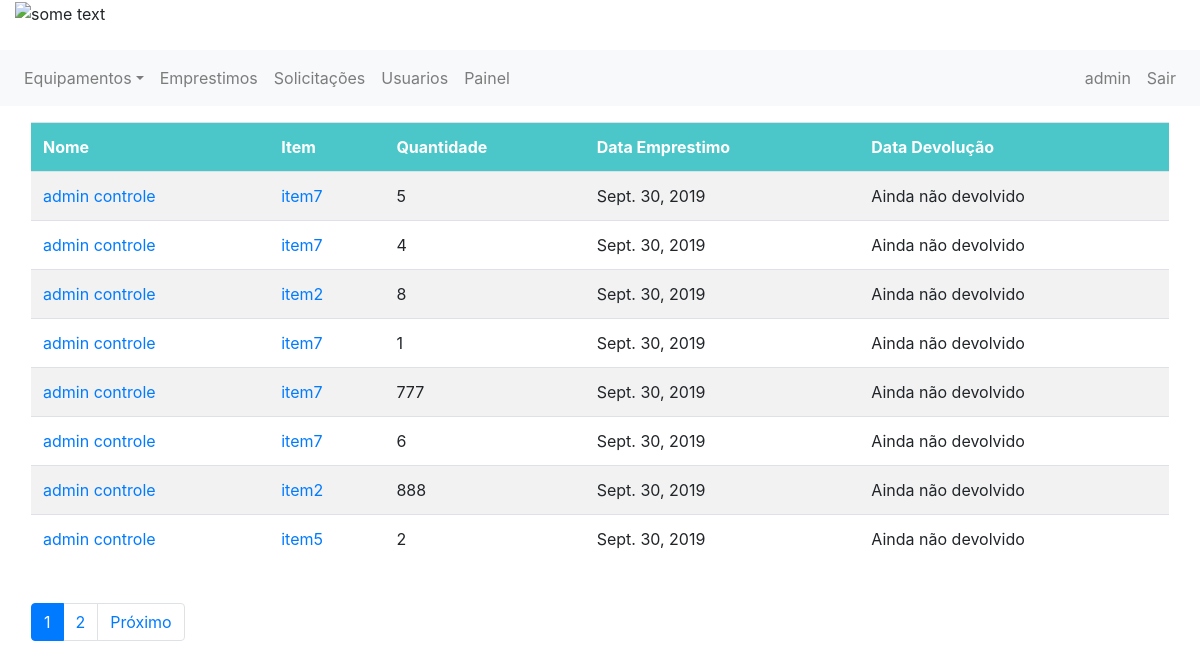
The app's page / (signed in) with its own data.
### emprestimo/models.py (models this page shows)
class Emprestimo(models.Model):
    equipamento = models.ForeignKey(Item, on_delete=models.CASCADE, related_name='item_emprestimo')
    solicitante = models.ForeignKey(Usuario, on_delete=models.CASCADE, related_name='usuario_emprestimo')
    tipo = models.ForeignKey(TipoEstadoEmprestimo, on_delete=models.CASCADE, related_name='tipo_emprestimo')
    estado = models.BooleanField(default=0)
    descricao = models.CharField(max_length=255)
    quantidade = models.IntegerField()
    data_emprestimo = models.DateField(null=False)
    data_devolucao = models.DateField(null=True)
    mensagem_rejeitado = models.CharField(max_length=255, null=True)

### controle/models.py (models this page shows, shortened)
class Usuario(models.Model):
    user = models.OneToOneField(User, related_name='profile', on_delete=models.CASCADE, null=True)
    telefone = models.IntegerField()
    tipo = models.ForeignKey(TipoUsuario, on_delete=models.CASCADE)

class Item(models.Model):
    nome = models.CharField(max_length=50)
    quantidade = models.IntegerField()
    tipo = models.ForeignKey(TipoEquipamento, on_delete=models.CASCADE)
    imagem = models.FileField(upload_to='documents/%Y/%m/%d', default='documents/1111/sem_foto.jpg')
    excluido = models.BooleanField(default=False)

### emprestimo/views.py (the view)
# urls.py: path('', exibir_emprestimos, name='root'),
@login_required
def exibir_emprestimos(request):
    emprestimos_ativos = Emprestimo.objects.filter(tipo=2).order_by('-data_emprestimo')
    paginator = Paginator(emprestimos_ativos, 8)
    page = request.GET.get('page')
    emprestimos_ativos = paginator.get_page(page)
    return render(request, 'emprestimos.html',
                  {'emprestimos': emprestimos_ativos,
                   'user_logado': get_usuario_logado(request)})

### emprestimo/views.py (called while the page is built)
def get_usuario_logado(request):
    return request.user

### controle/templates/emprestimos.html (shortened to what this page needs)
{% extends 'base.html' %}
{% block 'content' %}
    {% if emprestimos %}
      <table class="table table-hover">
            <tr>
                <th>Nome</th>
                <th>Item</th>
                <th>Quantidade</th>
                <th>Data Emprestimo</th>
                <th>Data Devolução</th>
            </tr>
          {% for emprestimo in emprestimos %}
              <tr>
                    <td> <a href="{% url 'exibe_um_usuario' emprestimo.solicitante.id %}"> {{emprestimo.solicitante.user.first_name }} {{emprestimo.solicitante.user.last_name}} </a> </td>
                  <td> <a href="{% url 'equipamento' emprestimo.equipamento.id %}">{{emprestimo.equipamento.nome}}</a></td>
                    <td>{{emprestimo.quantidade}}</td>
                    <td>{{emprestimo.data_emprestimo}}</td>
                    <td>
                        {% if emprestimo.data_devolucao == none %}
                            Ainda não devolvido
                        {% else %}
                            {{emprestimo.data_devolucao}}
                        {% endif %}
                    </td>
            </tr>
            {%endfor%}
      </table>
    {% else %}
        <p style="font-size: 30px; font-weight: bold; text-align:center">Nenhum emprestimo encontrado <br> :( </p>
    {% endif %}
<br>
    {% if emprestimos.paginator.count > 8 %}
  <ul class="pagination" style="padding-bottom: -5px; margin-bottom: 0;">
    {% for num in emprestimos.paginator.page_range %}
      {% if emprestimos.number == num %}
        <li class="page-item active">
          <a class="page-link" href="#">{{ num }} <span class="sr-only">(current)</span></a>
        </li>
        {% elif num > emprestimos.number|add:'-3' and num < emprestimos.number|add:3 %}
          <li class="page-item"><a class="page-link" href="?page={{ num }}">{{ num }}</a></li>
        {% endif %}
      {% endfor %}
      {% if emprestimos.has_next %}
        <li class="page-item">
          <a class="page-link" href="?page={{ emprestimos.next_page_number }}">Próximo</a>
        </li>
      {% endif %}
  </ul>
{% endif %}
{% endblock %}

### controle/templates/base.html (shortened to what this page needs)
{% load staticfiles %}
<!DOCTYPE html>
<html lang="pt">
<head>
<link rel="stylesheet" href="https://stackpath.bootstrapcdn.com/bootstrap/4.3.1/css/bootstrap.min.css">
</head>
<body>
<header class="page-header">
	<div class="">
    <div class="container-fluid" >
        <div class="row">
            <div class="col-12">
                <img src= "http://lims.ifpi.edu.br/images/logo.png" alt="some text" width=200 height=80>
            </div>
          </div>
    </div>
    <br>
    <div class="row" >
        <div class="col-12" >
            <nav class="navbar navbar-expand-sm navbar-light bg-light">
    <div class="collapse navbar-collapse" id="navbarCollapse">
        <div class="navbar-nav">
        <div class="nav-item dropdown">
                    <a href="#" class="nav-link dropdown-toggle" data-toggle="dropdown">Equipamentos</a>
                </div>
            <a class="nav-item nav-link" href="{% url 'emprestimos' %}" > Emprestimos </a>
            {% if user_logado.is_superuser %}
                <a class="nav-item nav-link" href="{% url 'exibir_solicitacoes' %}" >Solicitações </a>
                <a class="nav-item nav-link" href="{% url 'exibir_usuarios' %}" >Usuarios </a>
                <a class="nav-item nav-link" href="{% url 'painel_admin' %}" >Painel </a>
            {% endif %}
        </div>
        <div class="navbar-nav ml-auto">
            <a class="nav-item nav-link" href="{% url 'exibe_meu_perfil' %}">{{ user_logado.username }}</a>
            <a class="nav-item nav-link" href="{% url 'logout' %}">Sair</a>
        </div>
    </div>
</nav>
        </div>
    </div>
 </div>
</header>
<div class="container-fluid" >
    <div class="">
        <div class="" style="padding: 1em; ">
            {% block 'content' %}
            {% endblock %}
        </div>
    </div>
</div>
</body>
</html>

### controle/templates/emprestimos.html (style rules this page uses)
table { border-collapse: collapse; width: 100%; }
th, td { text-align: left; padding: 8px; }
tr:nth-child(even) { background-color: #f2f2f2 }
th { background-color: #4bc7c9; color: white; }

### records on screen
Emprestimo: solicitante.user.first_name "admin", solicitante.user.last_name "controle", equipamento.nome "item7", quantidade "5", data_emprestimo "Sept. 30, 2019", shows "Ainda não devolvido"
Emprestimo: solicitante.user.first_name "admin", solicitante.user.last_name "controle", equipamento.nome "item7", quantidade "4", data_emprestimo "Sept. 30, 2019", shows "Ainda não devolvido"
Emprestimo: solicitante.user.first_name "admin", solicitante.user.last_name "controle", equipamento.nome "item2", quantidade "8", data_emprestimo "Sept. 30, 2019", shows "Ainda não devolvido"
Emprestimo: solicitante.user.first_name "admin", solicitante.user.last_name "controle", equipamento.nome "item7", quantidade "1", data_emprestimo "Sept. 30, 2019", shows "Ainda não devolvido"
Emprestimo: solicitante.user.first_name "admin", solicitante.user.last_name "controle", equipamento.nome "item7", quantidade "777", data_emprestimo "Sept. 30, 2019", shows "Ainda não devolvido"
Emprestimo: solicitante.user.first_name "admin", solicitante.user.last_name "controle", equipamento.nome "item7", quantidade "6", data_emprestimo "Sept. 30, 2019", shows "Ainda não devolvido"
Emprestimo: solicitante.user.first_name "admin", solicitante.user.last_name "controle", equipamento.nome "item2", quantidade "888", data_emprestimo "Sept. 30, 2019", shows "Ainda não devolvido"
Emprestimo: solicitante.user.first_name "admin", solicitante.user.last_name "controle", equipamento.nome "item5", quantidade "2", data_emprestimo "Sept. 30, 2019", shows "Ainda não devolvido"

### other values on screen
{{ user_logado.username }} "admin"
{{ num }} "1"
{{ num }} "2"
